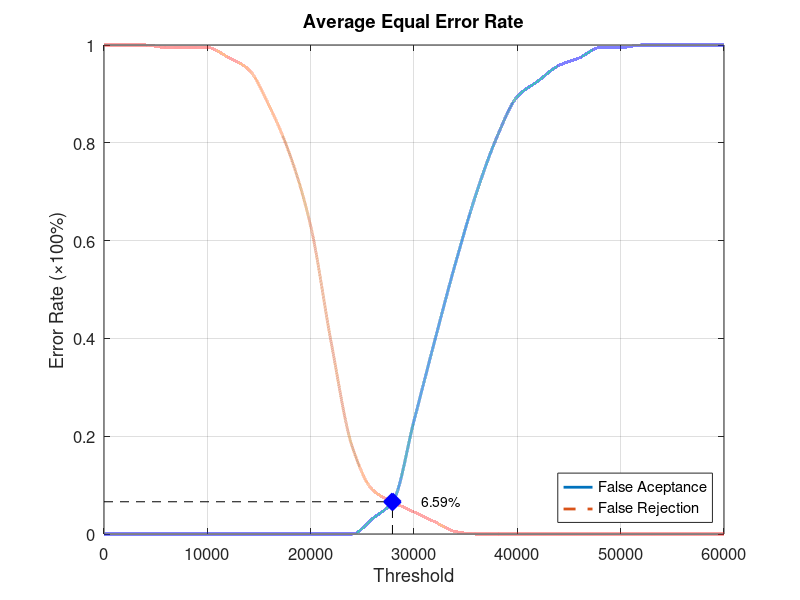
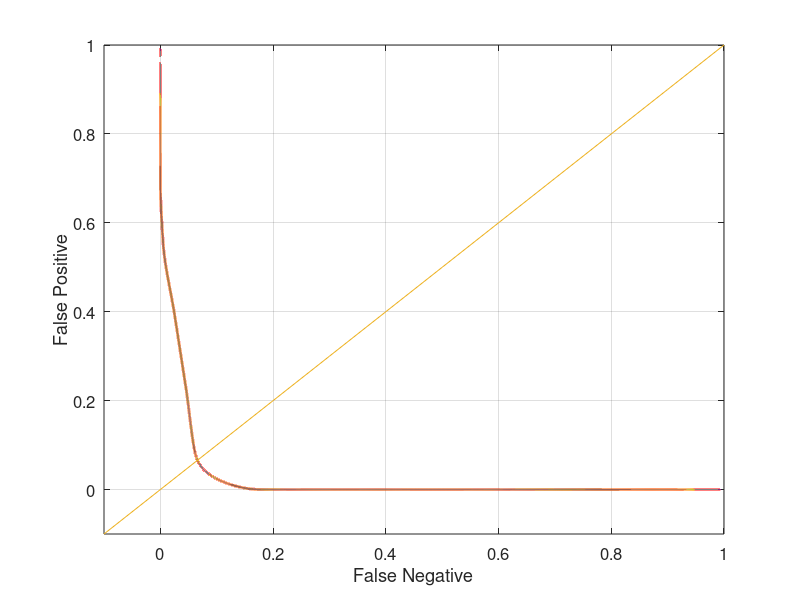

Write the MATLAB code that produced these figures, in order.
function yEER = Database3_2
close all;
clear;
clc;
x = 0:2000:60000;
xq = 0:0.5:60000;

y0 = [0 0 0 0 0 0 0 0 0 0 0 0 0 0.0315789 0.0684211 0.231579 0.394737 0.552632 0.694737 0.810526 0.894737 0.926316 0.957895 0.973684 0.994737 0.994737 1 1 1 1 1];
yy0 = interp1(x, y0, xq, 'pchip');
y1 = [1 1 1 0.995 0.995 0.995 0.975 0.95 0.875 0.775 0.63 0.39 0.18 0.09 0.065 0.045 0.025 0.005 0 0 0 0 0 0 0 0 0 0 0 0 0];
yy1 = interp1(x, y1, xq, 'pchip');

% Calculating EER: 
y2 = abs(y0 - y1);
find(y2 == min(y2))
yy2 = abs(yy0 - yy1);
xEER = find(yy2 == min(yy2));
xEERIndex = xq(xEER) % X-axis EER
yEER = yy0(xEER) % Y-axis EER

main = figure
plot(xq, yy0,'-','LineWidth', 2);	hold on
plot(xq, yy1,'--','LineWidth', 2);	hold on
plot([xEERIndex xEERIndex], [0 yEER], 'k--');	hold on
plot([0 xEERIndex], [yEER yEER], 'k--');	hold on
plot(xEERIndex, yEER, 'bx', 'LineWidth', 10);	hold on
text(xEERIndex + 10 * xEERIndex / 100, yEER, [num2str(round((10000 * yEER)) / 100) '%'])
legend('False Aceptance', 'False Rejection', 'Location', 'SouthEast')
xlabel('Threshold')
ylabel('Error Rate (\times100%)')
title('Average Equal Error Rate')
set(gca, 'FontSize', 12)
axis([0 60000 0 1])
grid on

print(main, 'Database3_2Main', '-dpng');
FNRxFPR = figure('Color', [1 1 1]);
plot(yy1, yy0, '-', yy1, yy0, 'LineWidth', 2);
hold on
y = -0.1:0.1:1
plot(y, y); 
set(gca, 'FontSize', 12)
xlabel('False Negative')
ylabel('False Positive')
axis([-0.1 1 -0.1 1])
set(gca, 'FontSize', 12)
grid on

print(FNRxFPR, 'Database3_2FNRxFPR','-dpng');
end
